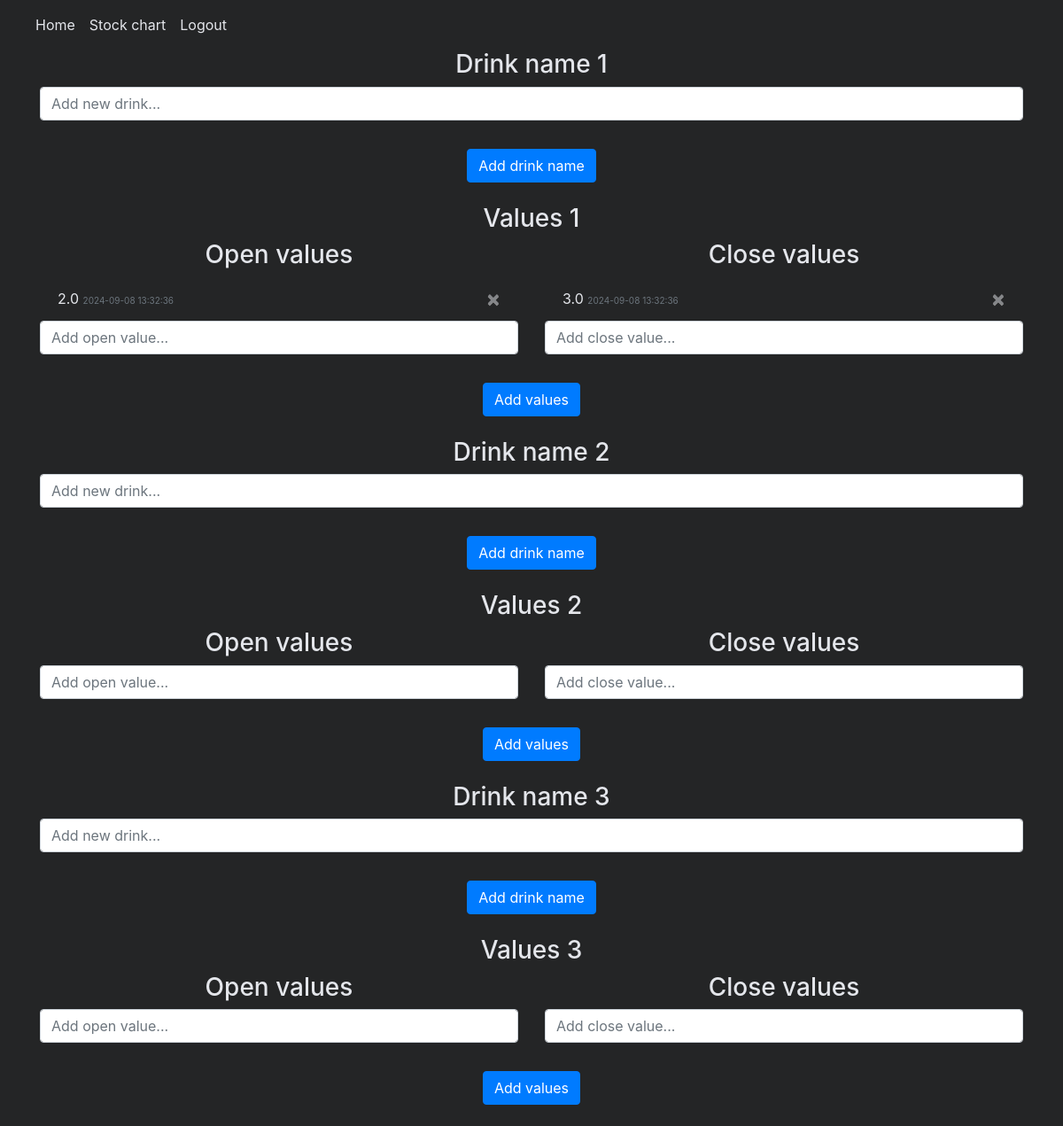
The page / (signed in) on the database as committed earlier.
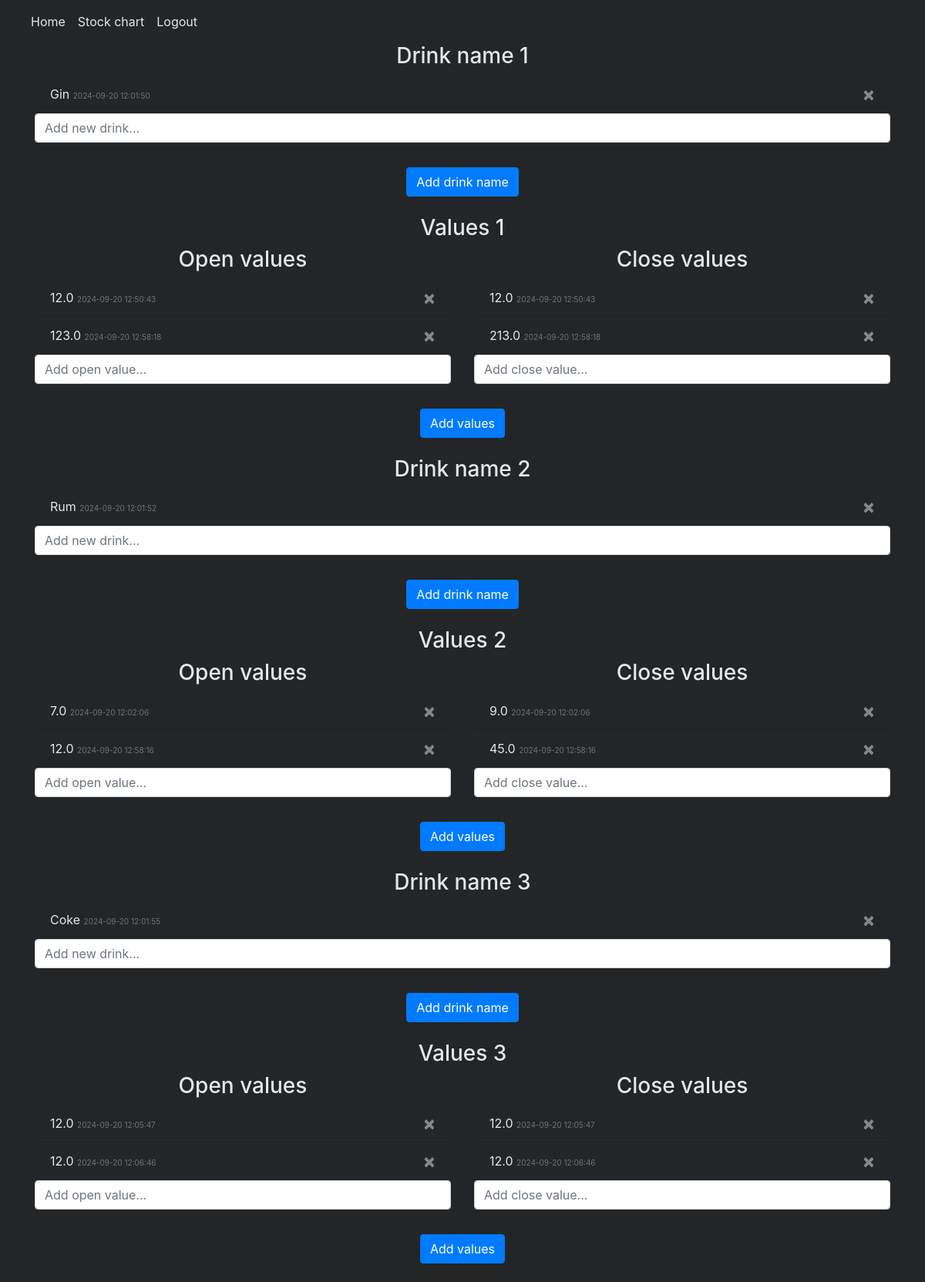
The same page on the database as committed later.
### website/models.py (models this page shows)
class OpenValue(db.Model):
    id = db.Column(db.Integer, primary_key=True)
    data = db.Column(db.Float)
    date = db.Column(db.DateTime(timezone=True), default=func.now())
    user_id = db.Column(db.Integer, db.ForeignKey('user.id'))

class CloseValue(db.Model):
    id = db.Column(db.Integer, primary_key=True)
    data = db.Column(db.Float)
    date = db.Column(db.DateTime(timezone=True), default=func.now())
    user_id = db.Column(db.Integer, db.ForeignKey('user.id'))

class Note(db.Model):
    id = db.Column(db.Integer, primary_key=True)
    data = db.Column(db.String(150))
    date = db.Column(db.DateTime(timezone=True), default=func.now())
    user_id = db.Column(db.Integer, db.ForeignKey('user.id'))

class Drink(db.Model):
    id = db.Column(db.Integer, primary_key=True)
    data = db.Column(db.String(150))
    date = db.Column(db.DateTime(timezone=True), default=func.now())
    user_id = db.Column(db.Integer, db.ForeignKey('user.id'))

class OpenValue2(db.Model):
    id = db.Column(db.Integer, primary_key=True)
    data = db.Column(db.Float)
    date = db.Column(db.DateTime(timezone=True), default=func.now())
    user_id = db.Column(db.Integer, db.ForeignKey('user.id'))

class CloseValue2(db.Model):
    id = db.Column(db.Integer, primary_key=True)
    data = db.Column(db.Float)
    date = db.Column(db.DateTime(timezone=True), default=func.now())
    user_id = db.Column(db.Integer, db.ForeignKey('user.id'))

class Drink2(db.Model):
    id = db.Column(db.Integer, primary_key=True)
    data = db.Column(db.String(150))
    date = db.Column(db.DateTime(timezone=True), default=func.now())
    user_id = db.Column(db.Integer, db.ForeignKey('user.id'))

class OpenValue3(db.Model):
    id = db.Column(db.Integer, primary_key=True)
    data = db.Column(db.Float)
    date = db.Column(db.DateTime(timezone=True), default=func.now())
    user_id = db.Column(db.Integer, db.ForeignKey('user.id'))

class CloseValue3(db.Model):
    id = db.Column(db.Integer, primary_key=True)
    data = db.Column(db.Float)
    date = db.Column(db.DateTime(timezone=True), default=func.now())
    user_id = db.Column(db.Integer, db.ForeignKey('user.id'))

### website/views.py (the view, shortened to what this page needs)
@views.route('/', methods=['GET', 'POST'])
@login_required
def home():
    return render_template("home.html", user=current_user, zip=zip)

### website/__init__.py (called while the page is built)
def create_app():
    app = Flask(__name__)
    app.config['SECRET_KEY'] = 'asd'
    app.config['SQLALCHEMY_DATABASE_URI'] = f'sqlite:///{DB_NAME}'
    db.init_app(app)
    from .views import views
    from .auth import auth
    app.register_blueprint(views, url_prefix='/')
    app.register_blueprint(auth, url_prefix='/')
    from .models import User, Note, OpenValue, CloseValue, Drink, OpenValue2, CloseValue2, Drink2, CloseValue3, OpenValue3
    with app.app_context():
        db.create_all()
    login_manager = LoginManager()
    login_manager.login_view = 'auth.login'
    login_manager.init_app(app)
    @login_manager.user_loader
    def load_user(id):
        return User.query.get(int(id))
    return app

### website/templates/home.html (shortened to what the changed rows need)
{% extends "base.html" %}
{% block content %}
<ul class="list-group list-group-flush" id="notes">
  {% for note in user.notes %}
  <li class="list-group-item d-flex justify-content-between align-items-center">
    <span>{{ note.data }} <small class="text-muted">{{ note.date.strftime('%Y-%m-%d %H:%M:%S') }}</small></span>
    <button type="button" class="close" onClick="deleteNote({{ note.id }})">
        <span aria-hidden="true" id="cross">&times;</span>
    </button>
  </li>
  {% endfor %}
</ul>
<form method="POST">
<div class="row">
  <div class="col">
    <ul class="list-group list-group-flush" id="open_values">
      {% for open_v, close in zip(user.open_values, user.close_values) %}
      <li class="list-group-item d-flex justify-content-between align-items-center">
        <span>{{ open_v.data }} <small class="text-muted">{{ open_v.date.strftime('%Y-%m-%d %H:%M:%S') }}</small></span>
        <button type="button" class="close" data-id-open="{{ open_v.id }}" data-id-close="{{ close.id }}" onClick="deleteChart1Values({{ open_v.id }}, {{ close.id }})">
            <span aria-hidden="true" id="cross">&times;</span>
        </button>
      </li>
      {% endfor %}
    </ul>
  </div>
  <div class="col">
    <ul class="list-group list-group-flush" id="close_values">
      {% for open_v, close in zip(user.open_values, user.close_values) %}
      <li class="list-group-item d-flex justify-content-between align-items-center">
        <span>{{ close.data }} <small class="text-muted">{{ close.date.strftime('%Y-%m-%d %H:%M:%S') }}</small></span>
        <button type="button" class="close" data-id-open="{{ open_v.id }}" data-id-close="{{ close.id }}" onClick="deleteChart1Values({{ open_v.id }}, {{ close.id }})">
            <span aria-hidden="true" id="cross">&times;</span>
        </button>
      </li>
      {% endfor %}
    </ul>
  </div>
</div>
</form>
<br/>
<ul class="list-group list-group-flush" id="drinks">
  {% for drink in user.drinks %}
  <li class="list-group-item d-flex justify-content-between align-items-center">
    <span>{{ drink.data }} <small class="text-muted">{{ drink.date.strftime('%Y-%m-%d %H:%M:%S') }}</small></span>
    <button type="button" class="close" onClick="deleteDrink({{ drink.id }})">
        <span aria-hidden="true" id="cross">&times;</span>
    </button>
  </li>
  {% endfor %}
</ul>
<form method="POST">
  <div class="row">
    <div class="col">
      <ul class="list-group list-group-flush" id="open_values2">
        {% for open_v2, close2 in zip(user.open_values2, user.close_values2) %}
        <li class="list-group-item d-flex justify-content-between align-items-center">
          <span>{{ open_v2.data }} <small class="text-muted">{{ open_v2.date.strftime('%Y-%m-%d %H:%M:%S') }}</small></span>
          <button type="button" class="close" data-id-open="{{ open_v2.id }}" data-id-close="{{ close2.id }}" onClick="deleteChart2Values({{ open_v2.id }}, {{ close2.id }})">
              <span aria-hidden="true" id="cross">&times;</span>
          </button>
        </li>
        {% endfor %}
      </ul>
    </div>
    <div class="col">
      <ul class="list-group list-group-flush" id="close_values2">
        {% for open_v2, close2 in zip(user.open_values2, user.close_values2) %}
        <li class="list-group-item d-flex justify-content-between align-items-center">
          <span>{{ close2.data }} <small class="text-muted">{{ close2.date.strftime('%Y-%m-%d %H:%M:%S') }}</small></span>
          <button type="button" class="close" data-id-open="{{ open_v2.id }}" data-id-close="{{ close2.id }}" onClick="deleteChart2Values({{ open_v2.id }}, {{ close2.id }})">
              <span aria-hidden="true" id="cross">&times;</span>
          </button>
        </li>
        {% endfor %}
      </ul>
    </div>
  </div>
</form>
<br/>
<ul class="list-group list-group-flush" id="drinks2">
  {% for drink2 in user.drinks2 %}
  <li class="list-group-item d-flex justify-content-between align-items-center" id="drink-{{ drink2.id }}">
    <span>{{ drink2.data }}
      <small class="text-muted">{{ drink2.date.strftime('%Y-%m-%d %H:%M:%S') }}</small>
    </span>
    <button type="button" class="close" onClick="deleteDrink2({{ drink2.id }})">
        <span aria-hidden="true" id="cross">&times;</span>
    </button>
  </li>
  {% endfor %}
</ul>
<form method="POST">
  <div class="row">
    <div class="col">
      <ul class="list-group list-group-flush" id="open_values3">
        {% for open_v3, close3 in zip(user.open_values3, user.close_values3) %}
        <li class="list-group-item d-flex justify-content-between align-items-center">
          <span>{{ open_v3.data }} <small class="text-muted">{{ open_v3.date.strftime('%Y-%m-%d %H:%M:%S') }}</small></span>
          <button type="button" class="close" data-id-open="{{ open_v3.id }}" data-id-close="{{ close3.id }}" onClick="deleteChart3Values({{ open_v3.id }}, {{ close3.id }})">
              <span aria-hidden="true" id="cross">&times;</span>
          </button>
        </li>
        {% endfor %}
      </ul>
    </div>
    <div class="col">
      <ul class="list-group list-group-flush" id="close_values3">
        {% for open_v3, close3 in zip(user.open_values3, user.close_values3) %}
        <li class="list-group-item d-flex justify-content-between align-items-center">
          <span>{{ close3.data }} <small class="text-muted">{{ close3.date.strftime('%Y-%m-%d %H:%M:%S') }}</small></span>
          <button type="button" class="close" data-id-open="{{ open_v3.id }}" data-id-close="{{ close3.id }}" onClick="deleteChart3Values({{ open_v3.id }}, {{ close3.id }})">
              <span aria-hidden="true" id="cross">&times;</span>
          </button>
        </li>
        {% endfor %}
      </ul>
    </div>
  </div>
</form>
<br />
{% endblock %}

Rows that differ between the two databases and show on the page:
added Note: data "Gin", date "2024-09-20 12:01:50"
changed OpenValue (number 1 of 2 on the later page): data "2.0" → "12.0"; date "2024-09-08 13:32:36" → "2024-09-20 12:50:43"; data "3.0" → "12.0"
added OpenValue: data "123.0", date "2024-09-20 12:58:18", data "213.0"
added Drink: data "Rum", date "2024-09-20 12:01:52"
added OpenValue2: data "7.0", date "2024-09-20 12:02:06", data "9.0"
added OpenValue2: data "12.0", date "2024-09-20 12:58:16", data "45.0"
added Drink2: data "Coke", date "2024-09-20 12:01:55"
added OpenValue3: data "12.0", date "2024-09-20 12:05:47"
added OpenValue3: data "12.0", date "2024-09-20 12:06:46"
